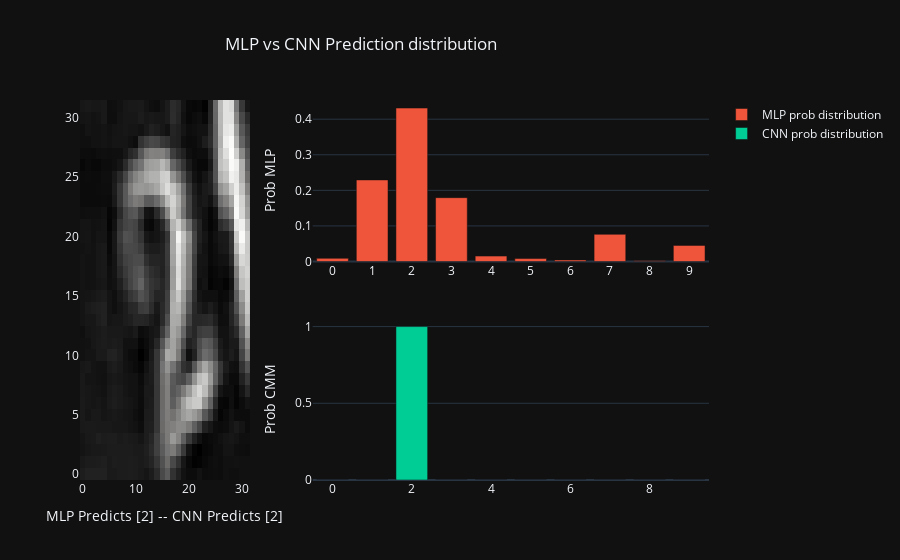

Source (notebook cell):
### Code cell
plot_pred_dist()

### Figure 1 — Plotly figure (JSON) as saved in the notebook; plotly's stock layout.template omitted (floating-point values rounded to 4 significant figures; data arrays with more than 128 entries replaced by an {"elided": "..."} marker saying what was removed)
{"data": [{"colorscale": [[0, "rgb(0, 0, 0)"], [0.09091, "rgb(16, 16, 16)"], [0.1818, "rgb(38, 38, 38)"], [0.2727, "rgb(59, 59, 59)"], [0.3636, "rgb(81, 80, 80)"], [0.4545, "rgb(102, 101, 101)"], [0.5455, "rgb(124, 123, 122)"], [0.6364, "rgb(146, 146, 145)"], [0.7273, "rgb(171, 171, 170)"], [0.8182, "rgb(197, 197, 195)"], [0.9091, "rgb(224, 224, 223)"], [1, "rgb(254, 254, 253)"]], "name": "Image", "showscale": false, "transpose": true, "type": "heatmap", "xaxis": "x", "yaxis": "y", "z": {"elided": "32x32 float values"}}, {"name": "MLP prob distribution", "type": "bar", "x": [0, 1, 2, 3, 4, 5, 6, 7, 8, 9], "xaxis": "x2", "y": [0.008878, 0.2293, 0.4313, 0.1794, 0.01517, 0.008267, 0.004228, 0.07639, 0.001849, 0.04525], "yaxis": "y2"}, {"name": "CNN prob distribution", "type": "bar", "x": [0, 1, 2, 3, 4, 5, 6, 7, 8, 9], "xaxis": "x3", "y": [7.788e-06, 6.317e-06, 0.9999, 2.394e-06, 4.064e-07, 4.61e-09, 1.147e-08, 3.055e-05, 4.774e-07, 1.32e-05], "yaxis": "y3"}, {"colorscale": [[0, "rgb(0, 0, 0)"], [0.09091, "rgb(16, 16, 16)"], [0.1818, "rgb(38, 38, 38)"], [0.2727, "rgb(59, 59, 59)"], [0.3636, "rgb(81, 80, 80)"], [0.4545, "rgb(102, 101, 101)"], [0.5455, "rgb(124, 123, 122)"], [0.6364, "rgb(146, 146, 145)"], [0.7273, "rgb(171, 171, 170)"], [0.8182, "rgb(197, 197, 195)"], [0.9091, "rgb(224, 224, 223)"], [1, "rgb(254, 254, 253)"]], "name": "Image", "showscale": false, "transpose": true, "type": "heatmap", "xaxis": "x", "yaxis": "y", "z": {"elided": "32x32 float values"}}], "layout": {"title": {"text": "MLP vs CNN Prediction distribution", "x": 0.25}, "xaxis": {"anchor": "y", "domain": [0, 0.27], "title": {"text": "MLP Predicts [2] -- CNN Predicts [2] "}}, "xaxis2": {"anchor": "y2", "domain": [0.37, 1], "dtick": 1}, "xaxis3": {"anchor": "y3", "domain": [0.37, 1]}, "yaxis": {"anchor": "x", "domain": [0, 1]}, "yaxis2": {"anchor": "x2", "domain": [0.575, 1], "title": {"text": "Prob MLP"}}, "yaxis3": {"anchor": "x3", "domain": [0, 0.425], "title": {"text": "Prob CMM"}}}}
